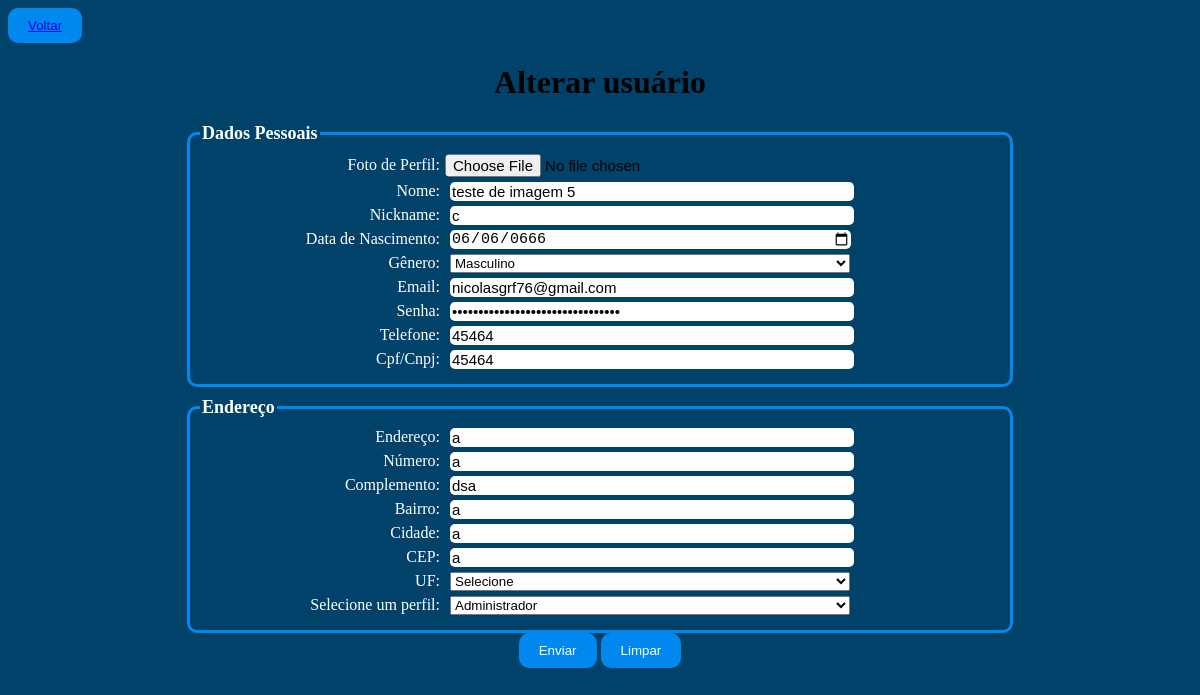
Screenshot of /view/alterar_usuario.php?id_usuario=8 (signed in) with the database file from the repository.
### tables this page shows
CREATE TABLE IF NOT EXISTS `usuario` (
  `id_usuario` INT(11) NOT NULL AUTO_INCREMENT,
  `nome_usu` VARCHAR(100) NOT NULL,
  `nickname_usu` VARCHAR(100) NULL DEFAULT NULL,
  `dt_de_nasci_usu` DATE NULL DEFAULT NULL,
  `genero_usu` ENUM('masculino', 'feminino', 'naoBinario', 'naoDeclarar') NOT NULL COMMENT 'Masculino, Feminino, Não Binário, Não Declarar',
  `email_usu` VARCHAR(100) NOT NULL,
  `senha_usu` VARCHAR(60) NOT NULL,
  `situacao_usu` VARCHAR(50) NULL DEFAULT 'Ativo' COMMENT 'Ativo, Inativo ou Bloqueado\\n',
  `foto_usu` VARCHAR(50) NULL DEFAULT NULL,
  `telefone` VARCHAR(20) NULL DEFAULT NULL,
  `cpf_cnpj` VARCHAR(14) NULL DEFAULT NULL,
  `endereco` VARCHAR(70) NULL DEFAULT NULL,
  `numero` CHAR(7) NULL DEFAULT NULL,
  `complemento` VARCHAR(15) NULL DEFAULT NULL,
  `bairro` VARCHAR(70) NULL DEFAULT NULL,
  `cidade` VARCHAR(70) NULL DEFAULT NULL,
  `cep` VARCHAR(15) NULL DEFAULT NULL,
  `uf` CHAR(2) NULL DEFAULT NULL,
  `fk_id_perfil` INT(11) NOT NULL,
  PRIMARY KEY (`id_usuario`, `fk_id_perfil`),
  INDEX `fk_usuario_perfil_usu1_idx` (`fk_id_perfil` ASC) ,
  CONSTRAINT `fk_usuario_perfil_usu1`
    FOREIGN KEY (`fk_id_perfil`)
    REFERENCES `perfil` (`id_perfil`)
    ON DELETE NO ACTION
    ON UPDATE NO ACTION);

### model/conexao.php (called while the page is built)
<?php
class Conexao{
    private static $conexao;
    public static function getInstance(){
        if(!isset(self::$conexao)){
            try{
                $options = array(
                    PDO::ATTR_PERSISTENT => true,
                    PDO::MYSQL_ATTR_INIT_COMMAND => 'SET NAMES UTF8;',
                    PDO::ATTR_ERRMODE => PDO::ERRMODE_EXCEPTION
                );
                self::$conexao = new PDO('mysql:host=localhost;dbname=cine_community','root','', $options);
                self::$conexao->setAttribute(PDO::ATTR_ERRMODE, PDO::ERRMODE_EXCEPTION);
            }catch(PDOException $exc){
                echo "Houve um erro ao se conectar com o Banco de Dados ".$exc->getMessage();
            }
        }
        return self::$conexao;
    }
}
?>

### model/dao/UsuarioDAO.php (called while the page is built, shortened)
<?php
require_once __DIR__ . '/../conexao.php';
require_once __DIR__ . '/../dto/UsuarioDTO.php';
class UsuarioDAO
{
    public $pdo;
    public function __construct()
    {
        $this->pdo = Conexao::getInstance();
    }
    public function recuperarPorID($id)
    {
        try {
            $sql = "SELECT * FROM usuario WHERE id_usuario=?";
            $stmt = $this->pdo->prepare($sql);
            $stmt->bindValue(1, $id);
            $stmt->execute();
            $usuarioFetch = $stmt->fetch(PDO::FETCH_ASSOC);
            if ($usuarioFetch != null) {
                $usuario = new UsuarioDTO();
                $usuario->setId_usuario($usuarioFetch["id_usuario"]);
                $usuario->setNome_usu($usuarioFetch["nome_usu"]);
                $usuario->setNickname_usu($usuarioFetch["nickname_usu"]);
                $usuario->setGenero_usu($usuarioFetch["genero_usu"]);
                $usuario->setDt_de_nasci_usu($usuarioFetch["dt_de_nasci_usu"]);
                $usuario->setEmail_usu($usuarioFetch["email_usu"]);
                $usuario->setSenha_usu($usuarioFetch["senha_usu"]);
                $usuario->setFoto_usu($usuarioFetch["foto_usu"]);
                $usuario->setTelefone($usuarioFetch["telefone"]);
                $usuario->setCpf_cnpj($usuarioFetch["cpf_cnpj"]);
                $usuario->setEndereco($usuarioFetch["endereco"]);
                $usuario->setNumero($usuarioFetch["numero"]);
                $usuario->setComplemento($usuarioFetch["complemento"]);
                $usuario->setBairro($usuarioFetch["bairro"]);
                $usuario->setCidade($usuarioFetch["cidade"]);
                $usuario->setCep($usuarioFetch["cep"]);
                $usuario->setfk_id_perfil($usuarioFetch["fk_id_perfil"]);
                $usuario->setSituacao_usu($usuarioFetch["situacao_usu"]);
                return $usuario;
            }
            return null;
        } catch (PDOException $e) {
            echo $e->getMessage();
            die();
        }
    }
}

### model/dto/UsuarioDTO.php (called while the page is built, shortened)
<?php
class  UsuarioDTO {
    private $nome_usu;
    private $nickname_usu;
    private $dt_de_nasci_usu;
    private $genero_usu;
    private $email_usu;
    private $senha_usu;
    private $foto_usu;
    private $telefone;
    private $endereco;
    private $numero;
    private $complemento;
    private $bairro;
    private $cidade;
    private $cep;
    public function getNome_usu() {
        return $this->nome_usu;
    }
    public function getNickname_usu() {
        return $this->nickname_usu;
    }
    public function getGenero_usu() {
        return $this->genero_usu;
    }
    public function getDt_de_nasci_usu() {
        return $this->dt_de_nasci_usu;
    }
    public function getEmail_usu() {
        return $this->email_usu;
    }
    public function getSenha_usu() {
        return $this->senha_usu;
    }
    public function getFoto_usu() {
        return $this->foto_usu;
    }
    public function getTelefone() {
        return $this->telefone;
    }
    public function getEndereco() {
        return $this->endereco;
    }
    public function getNumero() {
        return $this->numero;
    }
    public function getComplemento() {
        return $this->complemento;
    }
    public function getBairro() {
        return $this->bairro;
    }
    public function getCidade() {
        return $this->cidade;
    }
    public function getCep() {
        return $this->cep;
    }
    public function setNome_usu($nome_usu) {
        $this->nome_usu = $nome_usu;
    }
    public function setNickname_usu($nickname_usu) {
        $this->nickname_usu = $nickname_usu;
    }
    public function setGenero_usu($genero_usu) {
        $this->genero_usu	 = $genero_usu;
    }
    public function setDt_de_nasci_usu($dt_de_nasci_usu) {
        $this->dt_de_nasci_usu = $dt_de_nasci_usu;
    }
    public function setEmail_usu($email_usu) {
        $this->email_usu = $email_usu;
    }
    public function setSenha_usu($senha_usu) {
        $this->senha_usu = $senha_usu;
    }
    public function setFoto_usu($foto_usu) {
        $this->foto_usu = $foto_usu;
    }
    public function setTelefone($telefone) {
        $this->telefone = $telefone;
    }
    public function setEndereco($endereco) {
        $this->endereco = $endereco;
    }
    public function setNumero($numero) {
        $this->numero = $numero;
    }
    public function setComplemento($complemento) {
        $this->complemento = $complemento;
    }
    public function setBairro($bairro) {
        $this->bairro = $bairro;
    }
    public function setCidade($cidade) {
        $this->cidade = $cidade;
    }
    public function setCep($cep) {
        $this->cep = $cep;
    }
}

### view/alterar_usuario.php (the view, shortened to what this page needs)
<!DOCTYPE html>
<html lang="pt-br">
<head>
    <link rel="stylesheet" href="../css/stylecadastrar.css">
</head>
<body>
    <?php
    require_once '../model/dao/UsuarioDAO.php';
    require_once '../model/dto/UsuarioDTO.php';
    $usuarioDAO = new UsuarioDAO();
    if (isset($_GET["id_usuario"])) {
        $id = $_GET["id_usuario"];
        $usuario = $usuarioDAO->recuperarPorID($id);
        if ($usuario != null) {
    ?>
          <button class="botao"><a href="../index.php">Voltar</a></button>
            <center>
                <h1>Alterar usuário</h1>
                <form action="../control/control_alterar_usuario.php" method="POST">
                    <fieldset>
                        <legend>Dados Pessoais</legend>
                        <div class="inputBox">
                            <label for="foto_usu">Foto de Perfil:</label>
                            <input type="file" name="foto_usu" id="foto_usu" value="<?= $usuario->getFoto_usu(); ?>"  >
                        </div>
                        <div class="inputBox">
                            <label for="nome_usu">Nome:</label>
                            <input placeholder="Nome" type="text" name="nome_usu" id="nome_usu" value="<?= $usuario->getNome_usu(); ?>" required>
                        </div>
                        <div class="inputBox">
                            <label for="nickname_usu">Nickname:</label>
                            <input placeholder="Nickname" type="text" name="nickname_usu" id="nickname_usu" value="<?= $usuario->getNickname_usu(); ?>" required>
                        </div>
                        <div class="inputBox">
                            <label for="dt_de_nasci_usu">Data de Nascimento:</label>
                            <input placeholder="Data de Nascimento" type="date" name="dt_de_nasci_usu" id="dt_de_nasci_usu" value="<?= $usuario->getDt_de_nasci_usu(); ?>" required>
                        </div>
                        <div class="inputBox">
                            <label for="genero_usu">Gênero:</label>
                            <select id="genero_usu" name="genero_usu">
                                <option value="masculino" <?= ($usuario->getGenero_usu() == 'masculino') ? 'selected' : ''; ?>>Masculino</option>
                            </select>
                        </div>
                        <div class="inputBox">
                            <label for="email_usu">Email:</label>
                            <input placeholder="Email" type="email" name="email_usu" id="email_usu" value="<?= $usuario->getEmail_usu(); ?>" value="<?= $usuario->getEmail_usu(); ?>" required>
                        </div>
                        <div class="inputBox">
                            <label for="senha_usu">Senha:</label>
                            <input placeholder="Senha" type="password" name="senha_usu" id="senha_usu" value="<?= $usuario->getSenha_usu(); ?>" required>
                        </div>
                        <div class="inputBox">
                            <label for="telefone">Telefone:</label>
                            <input placeholder="(61)99999-9999" type="text" name="telefone" id="telefone" value="<?= $usuario->getTelefone(); ?>" required>
                        </div>
                        <div class="inputBox">
                            <label for="cpf_cnpj">Cpf/Cnpj:</label>
                            <input placeholder="000.000.000-00" type="text" name="cpf_cnpj" id="cpf_cnpj" value="<?= $usuario->getTelefone(); ?>" required>
                        </div>
                    </fieldset>
                    <fieldset>
                        <legend>Endereço</legend>
                        <div class="inputBox">
                            <label for="endereco">Endereço:</label>
                            <input placeholder="Endereço" type="text" name="endereco" id="endereco" value="<?= $usuario->getEndereco(); ?>" required>
                        </div>
                        <div class="inputBox">
                            <label for="numero">Número:</label>
                            <input placeholder="Número" type="text" name="numero" id="numero" value="<?= $usuario->getNumero(); ?>" required>
                        </div>
                        <div class="inputBox">
                            <label for="complemento">Complemento:</label>
                            <input placeholder="Complemento" type="text" name="complemento" id="complemento" value="<?= $usuario->getComplemento(); ?>" required>
                        </div>
                        <div class="inputBox">
                            <label for="bairro">Bairro:</label>
                            <input placeholder="Bairro" type="text" name="bairro" id="bairro" value="<?= $usuario->getBairro(); ?>" required>
                        </div>
                        <div class="inputBox">
                            <label for="cidade">Cidade:</label>
                            <input placeholder="Cidade" type="text" name="cidade" id="cidade" value="<?= $usuario->getCidade(); ?>" required>
                        </div>
                        <div class="inputBox">
                            <label for="cep">CEP:</label>
                            <input placeholder="CEP" type="text" name="cep" id="cep" value="<?= $usuario->getCep(); ?>" required>
                        </div>
                        <div class="inputBox">
                            <label for="uf">UF:</label>
                            <select id="uf" name="uf">
                                <option value="0">Selecione</option>
                            </select>
                        </div>
                    <div class="inputBox">
                        <label for="fk_id_perfil">Selecione um perfil:</label>
                        <?php
                        if (isset($_SESSION['id_perfil']) && $_SESSION['id_perfil'] == 1){
                            echo '
                         <select id="fk_id_perfil" name="fk_id_perfil" required>
                         <option value="1">Administrador</option>
                         <option value="2">Moderador</option>
                         <option value="3">Colecionador</option>
                         <option value="4">Usuário</option>
                         </select>';
                        } elseif (isset($_SESSION['id_perfil']) && $_SESSION['id_perfil'] == 3 || $_SESSION['id_perfil'] == 4) {
                            echo '
                            <select id="fk_id_perfil" name="fk_id_perfil" required>
                                <option value="4">Usuário</option>
                                <option value="3">Colecionador</option>
                            </select>';
                        }else{
                            echo '
                         <select id="fk_id_perfil" name="fk_id_perfil" required>
                            <option value="2">Moderador</option>
                         </select>';
                        }
                        ?>
                    </div>
                    </fieldset>
                    <input type="submit" onclick="funCad()" value="Enviar" class="botao">
                    <input type="reset" value="Limpar" class="botao">
                </form>
            </center>
    <?php
        } else {
            echo "Usuário não encontrado.";
        }
    }
    ?>
</body>
</html>

### css/stylecadastrar.css (style rules this page uses)
body { background-color: #004269; }
fieldset { margin-top: 10px; padding: 10px; border: 3px solid #08ef; border-radius: 10px; width: 800px; }
legend { font-weight: bold; font-size: 18px; color: #fff; }
label { display: inline-block; width: 120px; text-align: right; margin-right: 5px; color: #fff; }
input[type="text"], input[type="email"], input[type="date"], input[type="password"], input[type="file"], input[type="tel"] { width: 200px; font-size: 15px; border-radius: 5px; border: none; }
.inputBox { margin-bottom: 5px; }
fieldset .inputBox { display: flex; align-items: center; }
fieldset .inputBox label { flex-basis: 30%; }
fieldset .inputBox input[type="text"], fieldset .inputBox input[type="date"], fieldset .inputBox input[type="email"], fieldset .inputBox input[type="password"], fieldset.inputBox input[type="radio"], fieldset .inputBox select { flex-basis: 50%; margin-left: 5px; }
.botao { margin-top: 0px; background-color: #08ef; color: #fff; border: none; padding: 10px 20px; cursor: pointer; border-radius: 10px; }

### rows the page displays
usuario: nome_usu "teste de imagem 5", nickname_usu "c", dt_de_nasci_usu "06/06/0666", genero_usu "Masculino", email_usu "nicolasgrf76@gmail.com", telefone "45464", cpf_cnpj "45464", endereco "a", numero "a", complemento "dsa", bairro "a", cidade "a", cep "a"
